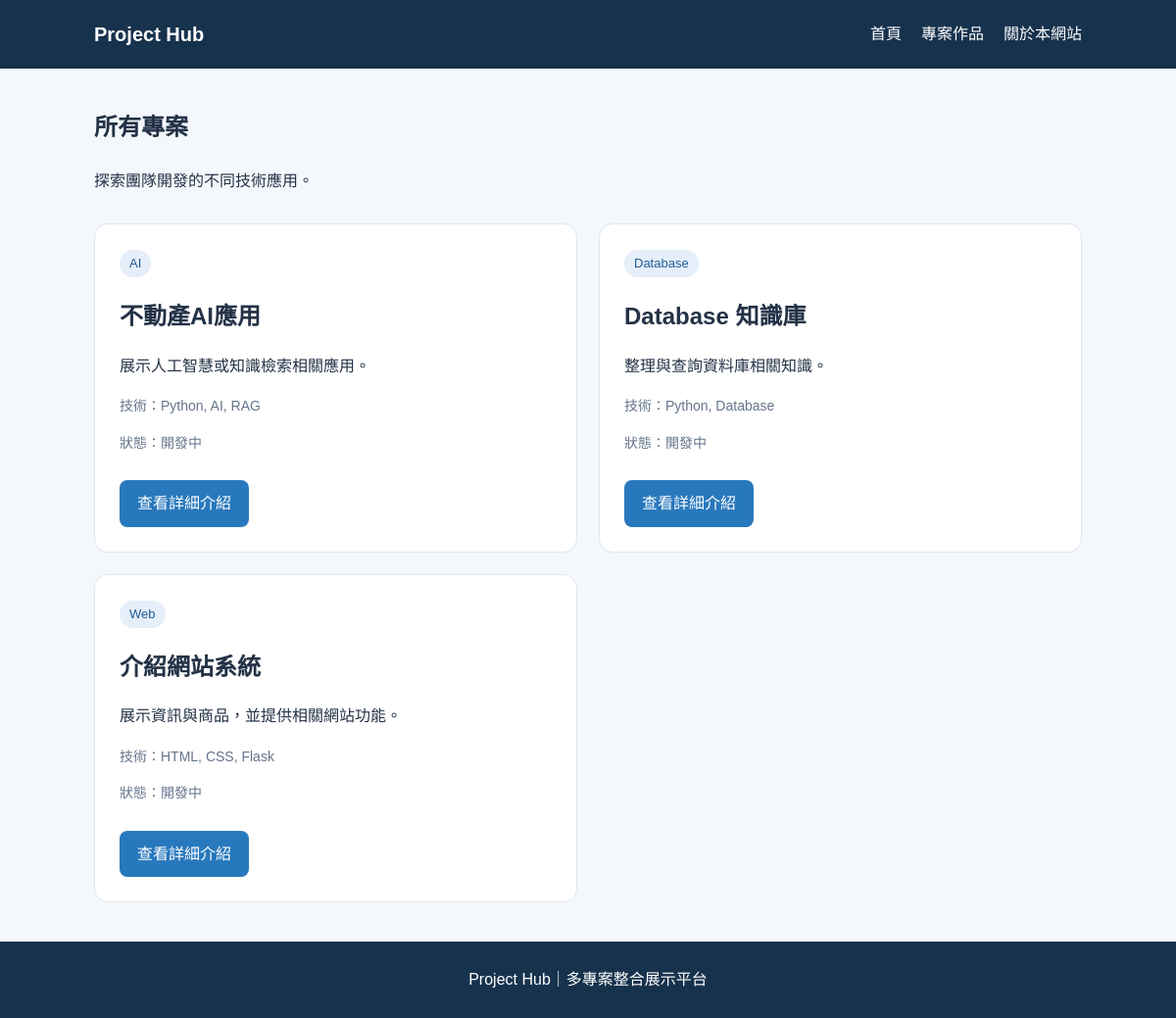
Page /projects on the earlier database version.
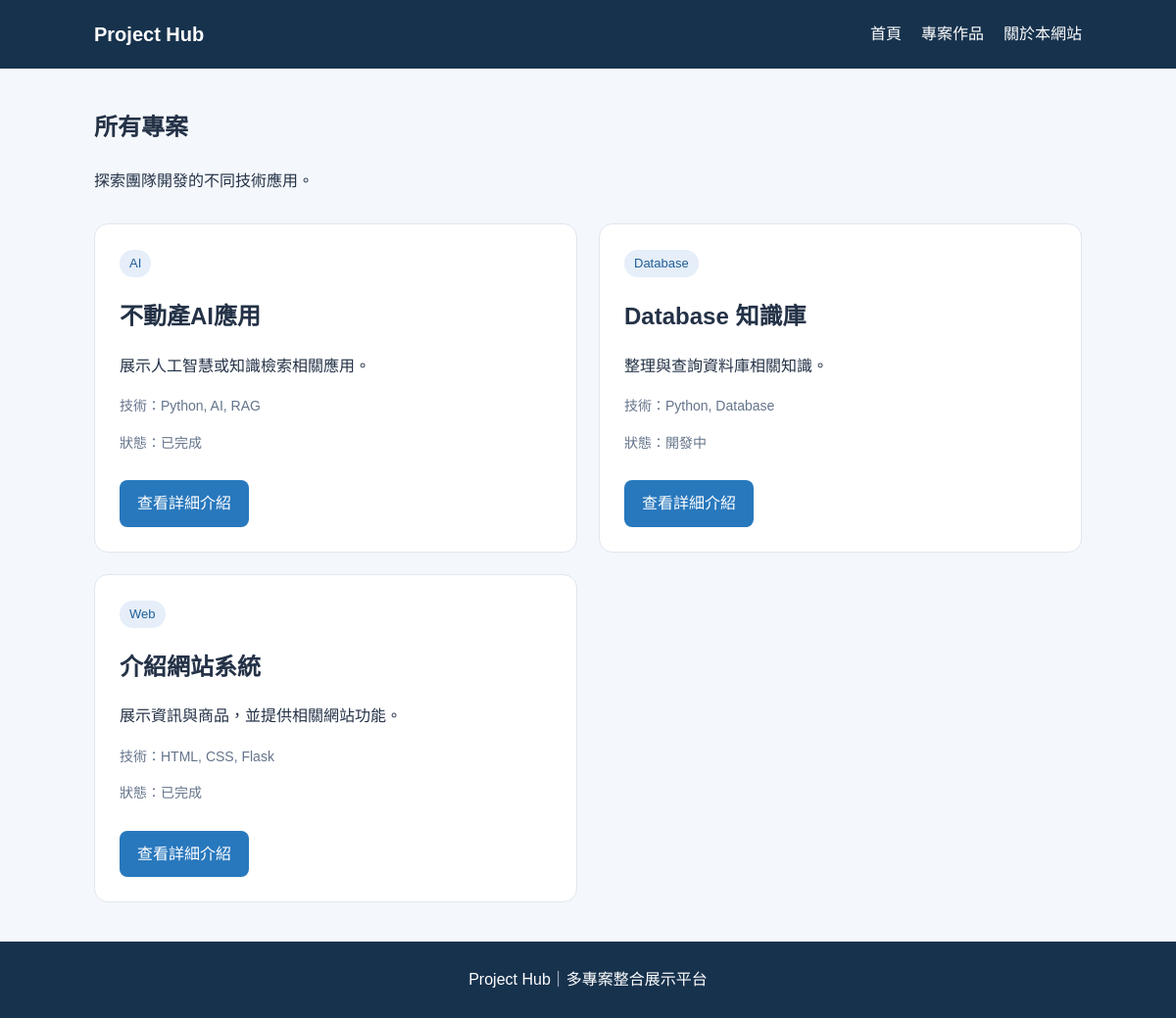
Same page on the later database version.
### tables this page shows
CREATE TABLE projects (
    id INTEGER PRIMARY KEY AUTOINCREMENT,
    title TEXT NOT NULL,
    category TEXT NOT NULL,
    description TEXT NOT NULL,
    tech_stack TEXT,
    demo_url TEXT,
    github_url TEXT,
    image_url TEXT,
    status TEXT DEFAULT '開發中',
    featured INTEGER DEFAULT 0
);

### app.py (the view)
@app.route("/projects")
def project_list():
    conn = get_db_connection()
    projects = conn.execute(
        "SELECT * FROM projects ORDER BY id DESC"
    ).fetchall()
    conn.close()
    return render_template(
        "projects.html",
        projects=projects
    )

### app.py (called while the page is built)
def get_db_connection():
    conn = sqlite3.connect("database.db")
    conn.row_factory = sqlite3.Row
    return conn

### templates/projects.html (shortened to what this page needs)
{% extends "base.html" %}
{% block content %}
<section class="page-heading">
    <h1>所有專案</h1>
    <p>探索團隊開發的不同技術應用。</p>
</section>
<div class="project-grid">
    {% for project in projects %}
    <article class="project-card">
        <span class="category">
            {{ project["category"] }}
        </span>
        <h2>{{ project["title"] }}</h2>
        <p>{{ project["description"] }}</p>
        <p class="tech">
            技術：{{ project["tech_stack"] }}
        </p>
        <p class="status">
            狀態：{{ project["status"] }}
        </p>
        <a class="button"
           href="{{ url_for('project_detail',
                           project_id=project['id']) }}">
            查看詳細介紹
        </a>
    </article>
    {% else %}
    <p>目前沒有專案資料。</p>
    {% endfor %}
</div>
{% endblock %}

### templates/base.html (shortened to what this page needs)
<!DOCTYPE html>
<html lang="zh-Hant">
<head>
    <link rel="stylesheet"
          href="{{ url_for('static', filename='css/style.css') }}">
</head>
<body>
    <header class="navbar">
        <a class="logo" href="{{ url_for('index') }}">
            Project Hub
        </a>
        <nav>
            <a href="{{ url_for('index') }}">首頁</a>
            <a href="{{ url_for('project_list') }}">專案作品</a>
            <a href="{{ url_for('about') }}">關於本網站</a>
        </nav>
    </header>
    <main class="container">
        {% block content %}{% endblock %}
    </main>
    <footer class="footer">
        Project Hub｜多專案整合展示平台
    </footer>
</body>
</html>

### static/css/style.css (style rules this page uses)
* { box-sizing: border-box; }
body { margin: 0; font-family: Arial, "Microsoft JhengHei", sans-serif; color: #243247; background: #f4f7fb; line-height: 1.7; }
.navbar { display: flex; justify-content: space-between; align-items: center; gap: 20px; padding: 18px 8%; background: #17324d; color: white; }
.logo { font-size: 20px; font-weight: bold; color: white; text-decoration: none; }
.navbar nav { display: flex; flex-wrap: wrap; gap: 20px; }
.navbar nav a { color: white; text-decoration: none; }
.container { width: 84%; max-width: 1100px; margin: 40px auto; min-height: 65vh; }
.project-grid { display: grid; grid-template-columns: repeat(2, minmax(0, 1fr)); gap: 22px; }
.project-card, .detail-card { background: white; padding: 25px; border: 1px solid #e0e7f0; border-radius: 14px; }
.project-card h2, .project-card h3 { margin-bottom: 8px; }
.category { display: inline-block; padding: 3px 10px; border-radius: 20px; background: #e5eef9; color: #205e96; font-size: 13px; }
.tech, .status { color: #64748b; font-size: 14px; }
.button { display: inline-block; margin-top: 12px; padding: 10px 18px; background: #2878bd; color: white; text-decoration: none; border-radius: 8px; }
.page-heading { margin-bottom: 30px; }
.footer { padding: 25px; text-align: center; background: #17324d; color: white; }

Differences in the rows shown:
changed projects "不動產AI應用": status "開發中" → "已完成"
changed projects "介紹網站系統": status "開發中" → "已完成"
